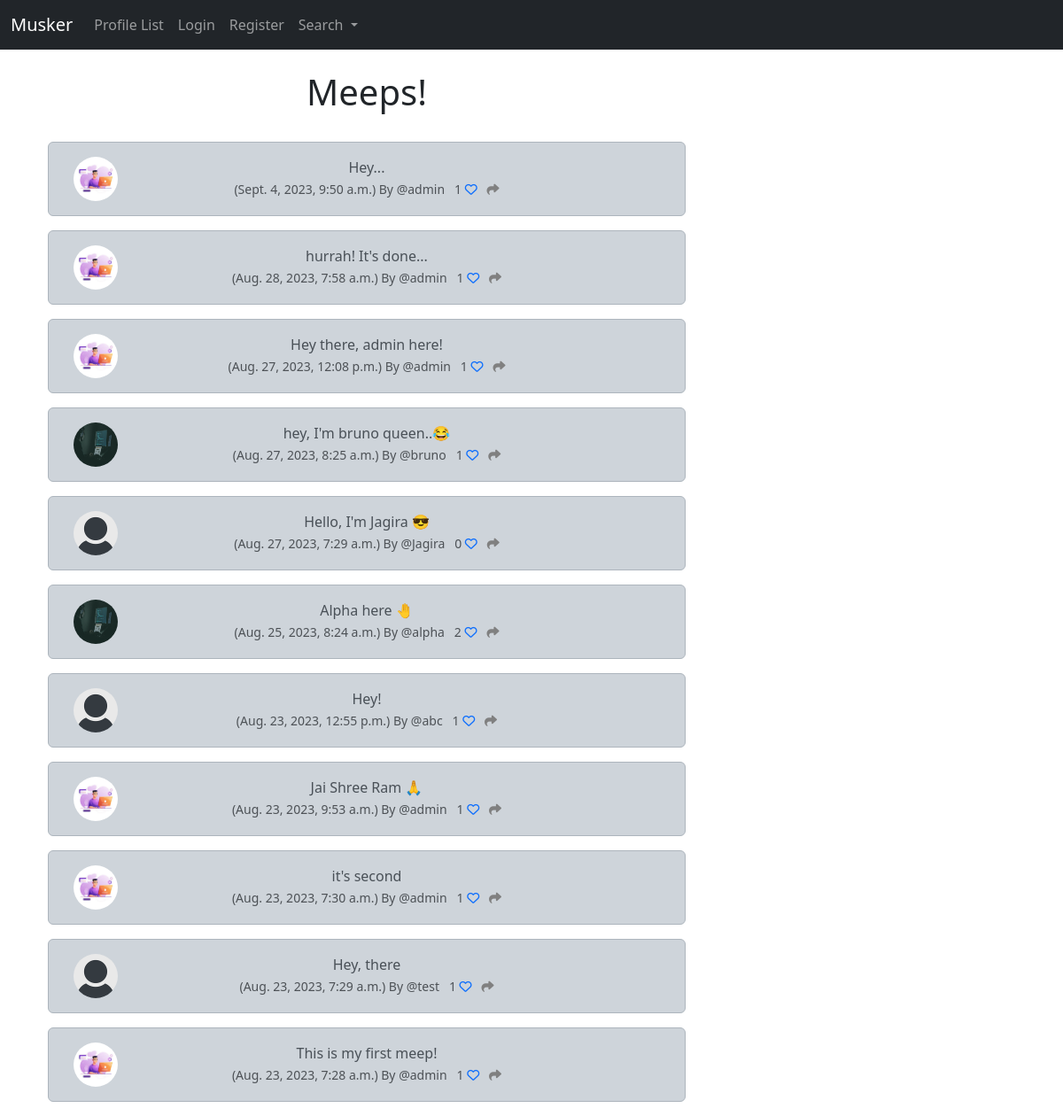
Before: / with the older database file.
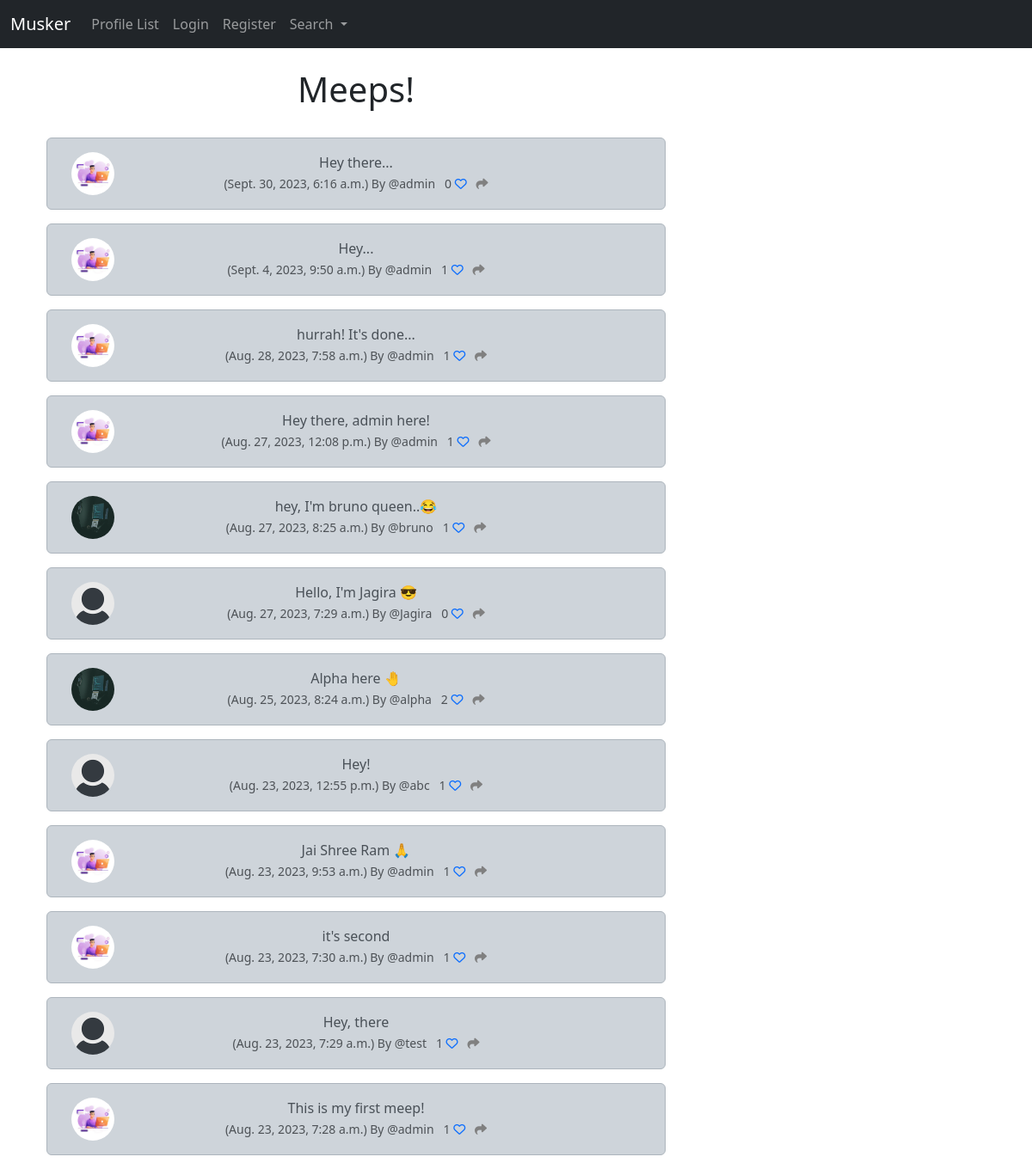
After: the same page with the newer database file.
### musker/models.py (models this page shows, shortened)
class Meep(models.Model):
    user = models.ForeignKey(
        User, related_name="meeps",
        on_delete=models.DO_NOTHING
        )
    body = models.CharField(max_length=200)
    created_at = models.DateTimeField(auto_now_add=True)
    likes = models.ManyToManyField(User,related_name="meep_like", blank=True)
    def number_of_likes(self):
        return self.likes.count()

class Profile(models.Model):
    user = models.OneToOneField(User, on_delete=models.CASCADE)
    follows = models.ManyToManyField("self",
                                     related_name="followed_by",
                                     symmetrical=False,
                                     blank=True)
    date_modified = models.DateTimeField(User, auto_now=True)
    profile_image=models.ImageField(null=True, blank=True, upload_to="images/")
    profile_bio = models.CharField(null=True, blank=True, max_length=500)
    homepage_link = models.CharField(null=True, blank=True, max_length=200)
    facebook_link = models.CharField(null=True, blank=True, max_length=200)
    instagram_link = models.CharField(null=True, blank=True, max_length=200)
    linkedin_link = models.CharField(null=True, blank=True,max_length=200)

### musker/views.py (the view)
# urls.py: path('',views.home, name="home"),
def home(request):
    if request.user.is_authenticated:
        form = MeepForm(request.POST or None)
        if request.method == "POST":
            if form.is_valid():
                meep = form.save(commit=False)
                meep.user = request.user
                meep.save()
                messages.success(request, "Your meep has been posted!")
                return redirect('home')
        meeps = Meep.objects.all().order_by("-created_at")
        return render(request, 'musker/home.html', {"meeps":meeps, "form":form})
    else:
        meeps = Meep.objects.all().order_by("-created_at")
        return render(request, 'musker/home.html', {"meeps":meeps})

### musker/templates/musker/home.html (shortened to what this page needs)
{% extends 'musker/base.html' %}
{% load static %}
{% block content %}
<div class="container text-center">
    <div class="row">
      <div class="col-8">
<h1>Meeps!</h1>
<br/>
    {% for meep in meeps %}
        <div class="alert alert-dark" role="alert">
            <div class="container">
                <div class="row">
                    <div class="col-1">
                        {% if meep.user.profile.profile_image %}
                        <img src="{{meep.user.profile.profile_image.url}}" width=50 height=50 class="rounded-circle"
                        alt="{{profile.user.username}}">
                        {% else %}
                        <img src="{% static 'images/default_profile_pic.png' %}" width=50 height=50 class="rounded-circle"
                        alt="{{profile.user.username}}">
                        {% endif %}
                    </div>
                    <div class="col-10">
                        {{meep.body}}<br/>
                        <small class="text-muted">
                            ({{meep.created_at}}) By
                            @{{meep.user.username}}
                            {{meep.number_of_likes}}
                            {% if user in meep.likes.all %}
                                 <a href="{% url 'meep_like' meep.id %}"><i class="fa-solid fa-heart"></i></a>
                            {% else %}
                                 <a href="{% url 'meep_like' meep.id %}"><i class="fa fa-heart-o"></i></a>
                            {% endif %}
                            <a href="{% url 'meep_show' meep.id %}"><i class="fa-solid fa-share" style="color:gray"></i></a>
                        </small>
                    </div><br/><br/>
                </div>
            </div>
        </div>
    {% endfor %}
</div>
<div class="col-4">
    <br/><br/></br>
</div>
{% endblock content %}

Changed rows visible on the page:
added Meep: user.profile.profile_image (picture), body "Hey there...", created_at "Sept. 30, 2023, 6:16 a.m.", user.username "admin", number_of_likes "0"
